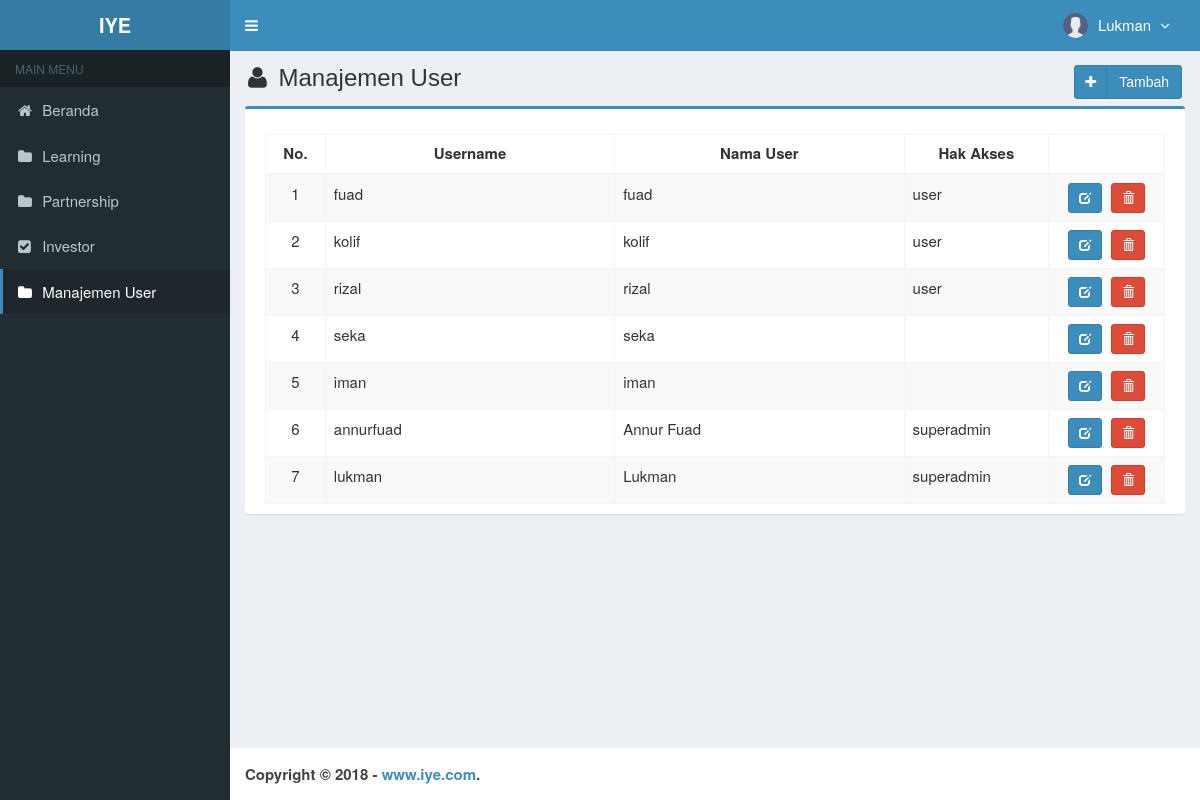
The page /main.php?module=user (signed in) on the database its author committed.
### tables this page shows
CREATE TABLE `is_user` (
  `id_user` int(2) NOT NULL,
  `username` varchar(30) NOT NULL,
  `password` varchar(50) NOT NULL,
  `nama_user` varchar(30) NOT NULL,
  `hak_akses` enum('superadmin','user') NOT NULL
);

### modules/user/view.php (the view, shortened to what this page needs)
<section class="content-header">
  <h1>
    <i class="fa fa-user icon-title"></i> Manajemen User
    <a class="btn btn-primary btn-social pull-right" href="?module=form_user&form=add">
      <i class="fa fa-plus"></i> Tambah
    </a>
  </h1>
</section>
<section class="content">
  <div class="row">
    <div class="col-md-12">
      <div class="box box-primary">
        <div class="box-body">
          <table id="dataTables1" class="table table-bordered table-striped table-hover">
            <thead>
              <tr>
                <th class="center">No.</th>
                <th class="center">Username</th>
                <th class="center">Nama User</th>
                <th class="center">Hak Akses</th>
                <th></th>
              </tr>
            </thead>
            <tbody>
            <?php
            $no = 1;
            $query = mysqli_query($mysqli, "SELECT * FROM is_user ORDER BY id_user DESC")
                                            or die('Ada kesalahan pada query tampil Manajemen User: '.mysqli_error($mysqli));
            while ($data = mysqli_fetch_assoc($query)) {
              echo "<tr>
                      <td width='40' class='center'>$no</td>
                      <td width='200'>$data[username]</td>
                      <td width='200'>$data[nama_user]</td>
                      <td width='100'>$data[hak_akses]</td>
                      <td class='center' width='80'>
                        <div>
                          <a data-toggle='tooltip' data-placement='top' title='Ubah' style='margin-right:5px' class='btn btn-primary btn-sm' href='?module=form_user&form=edit&id=$data[id_user]'>
                              <i style='color:#fff' class='glyphicon glyphicon-edit'></i>
                          </a>";
                        if ($data['id_user']=='1') { ?>
                          <a data-toggle="tooltip" data-placement="top" title="Hapus" class="btn btn-danger btn-sm" onclick="return alert('Username indrasatya tidak bisa dihapus.');">
                              <i style="color:#fff" class="glyphicon glyphicon-trash"></i>
                          </a>
                        <?php
                        } else { ?>
                          <a data-toggle="tooltip" data-placement="top" title="Hapus" class="btn btn-danger btn-sm" href="modules/user/proses.php?act=delete&id=<?php echo $data['id_user'];?>" onclick="return confirm('Anda yakin ingin menghapus user <?php echo $data['username']; ?> ?');">
                              <i style="color:#fff" class="glyphicon glyphicon-trash"></i>
                          </a>
                        <?php } ?>
            <?php
              echo "    </div>
                      </td>
                    </tr>";
              $no++;
            }
            ?>
            </tbody>
          </table>
        </div>
      </div>
    </div>
  </div>
</section><!-- /.content

### main.php (shortened to what this page needs)
<!DOCTYPE html>
<html>
  <head>
    <link href="assets/css/bootstrap.min.css" rel="stylesheet" type="text/css" />
    <link href="assets/plugins/font-awesome-4.6.3/css/font-awesome.min.css" rel="stylesheet" type="text/css" />
    <link href="assets/plugins/datatables/dataTables.bootstrap.css" rel="stylesheet" type="text/css" />
    <link href="assets/plugins/datepicker/datepicker.min.css" rel="stylesheet" type="text/css" />
    <link href="assets/css/AdminLTE.min.css" rel="stylesheet" type="text/css" />
    <link href="assets/css/skins/skin-blue.min.css" rel="stylesheet" type="text/css" />
    <link href="assets/plugins/datepicker/datepicker3.css" rel="stylesheet" type="text/css" />
    <link href="assets/css/style.css" rel="stylesheet" type="text/css" />
  </head>
  <body class="skin-blue fixed">
    <div class="wrapper">
      <header class="main-header">
        <a href="index.php" class="logo"><b>IYE</b></a>
        <nav class="navbar navbar-static-top" role="navigation">
          <a href="#" class="sidebar-toggle" data-toggle="offcanvas" role="button">
          </a>
          <div class="navbar-custom-menu">
            <ul class="nav navbar-nav">
              <?php include "top-menu.php" ?>
            </ul>
          </div>
        </nav>
      </header>
      <aside class="main-sidebar">
        <section class="sidebar">
            <?php include "sidebar-menu.php" ?>
        </section>
      </aside>
      <div class="content-wrapper">
        <?php include "content.php" ?>
      </div>
      <footer class="main-footer">
        <strong>Copyright &copy; 2018 - <a href="#">www.iye.com</a>.</strong>
      </footer>
    </div>
  </body>
</html>

### top-menu.php (shortened to what this page needs)
<li class="dropdown user user-menu">
  <a href="#" class="dropdown-toggle" data-toggle="dropdown">
    <?php
    if ($_SESSION['hak_akses']=='superadmin') { ?>
      <img src="assets/img/user.png" class="user-image" alt="User Image"/>
    <?php
    } else { ?>
      <img src="assets/img/user.png" class="user-image" alt="User Image"/>
    <?php
    }
    ?>
    <span class="hidden-xs"><?php echo $_SESSION['nama_user']; ?> <i style="margin-left:5px" class="fa fa-angle-down"></i></span>
  </a>
</li>

### sidebar-menu.php (shortened to what this page needs)
<?php
if ($_SESSION['hak_akses']=='superadmin') { ?>
    <ul class="sidebar-menu">
        <li class="header">MAIN MENU</li>
	<?php
	if ($_GET["module"]=="home") { ?>
		<li class="active">
			<a href="?module=home"><i class="fa fa-home"></i> Beranda </a>
	  	</li>
	<?php
	}
	else { ?>
		<li>
			<a href="?module=home"><i class="fa fa-home"></i> Beranda </a>
	  	</li>
	<?php
	}
  if ($_GET["module"]=="learning" || $_GET["module"]=="form_inventaris") { ?>
    <li class="active">
      <a href="?module=learning"><i class="fa fa-folder"></i> Learning </a>
      </li>
  <?php
  }
  else { ?>
    <li>
      <a href="?module=learning"><i class="fa fa-folder"></i> Learning </a>
      </li>
  <?php
  }
  if ($_GET["module"]=="partnership" || $_GET["module"]=="form_peminjamaninventaris") { ?>
    <li class="active">
      <a href="?module=partnership"><i class="fa fa-folder"></i> Partnership </a>
      </li>
  <?php
  }
  else { ?>
    <li>
      <a href="?module=partnership"><i class="fa fa-folder"></i> Partnership</a>
      </li>
  <?php
  }
	if ($_GET["module"]=="investor" || $_GET["module"]=="form_pengembalian") { ?>
		<li class="active">
			<a href="?module=investor"><i class="fa fa-check-square"></i> Investor </a>
	  	</li>
	<?php
	}
	else { ?>
		<li>
			<a href="?module=investor"><i class="fa fa-check-square"></i> Investor </a>
	  	</li>
	<?php
	}
  if ($_GET["module"]=="user" || $_GET["module"]=="form_user") { ?>
    <li class="active">
      <a href="?module=user"><i class="fa fa-folder"></i> Manajemen User </a>
      </li>
  <?php
  }
  else { ?>
    <li>
      <a href="?module=user"><i class="fa fa-folder"></i> Manajemen User</a>
      </li>
  <?php
  }
	?>
	</ul>
<?php
}
?>

### content.php
<?php
require_once "config/database.php";
if (empty($_SESSION['username']) && empty($_SESSION['password'])){
	echo "<meta http-equiv='refresh' content='0; url=index.php?alert=1'>";
}
else {
	if ($_GET['module'] == 'home') {
		include "modules/beranda/view.php";
	}
	elseif ($_GET['module'] == 'learning') {
		include "modules/learning/view.php";
	}
	elseif ($_GET['module'] == 'form_learning') {
		include "modules/learning/form.php";
	}
	elseif ($_GET['module'] == 'partnership') {
		include "modules/partnership/view.php";
	}
	elseif ($_GET['module'] == 'form_partnership') {
		include "modules/partnership/form.php";
	}
	elseif ($_GET['module'] == 'paket') {
		include "modules/paket/view.php";
	}
	elseif ($_GET['module'] == 'form_paket') {
		include "modules/paket/form.php";
	}
	elseif ($_GET['module'] == 'pengembalian') {
		include "modules/pengembalian/view.php";
	}
	elseif ($_GET['module'] == 'form_pengembalian') {
		include "modules/pengembalian/form.php";
	}
	elseif ($_GET['module'] == 'laporan') {
		include "modules/laporan/view.php";
	}
	elseif ($_GET['module'] == 'user') {
		include "modules/user/view.php";
	}
	elseif ($_GET['module'] == 'form_user') {
		include "modules/user/form.php";
	}
	elseif ($_GET['module'] == 'password') {
		include "modules/password/view.php";
	}
}
?>

### assets/css/style.css (style rules this page uses)
.btn-social *:first-child { border-right: 1px solid rgba(0, 0, 0, 0.1); bottom: 0; font-size: 1em !important; left: 0; line-height: 32px !important; position: absolute; text-align: center; top: 0; width: 32px !important; }
.content-header { padding: 15px 18px 0; position: relative; }
.center { text-align:center; }
.icon-title { margin-right: 5px; }
body { background-color: #fff; color: #333; font-size: 15px; line-height: 1.42857; }

### rows shown on the page
is_user: username "fuad", nama_user "fuad", hak_akses "user"
is_user: username "kolif", nama_user "kolif", hak_akses "user"
is_user: username "rizal", nama_user "rizal", hak_akses "user"
is_user: username "seka", nama_user "seka"
is_user: username "iman", nama_user "iman"
is_user: username "annurfuad", nama_user "Annur Fuad", hak_akses "superadmin"
is_user: username "lukman", nama_user "Lukman", hak_akses "superadmin"

### other values the page prints
$_SESSION['nama_user'] "Lukman"
